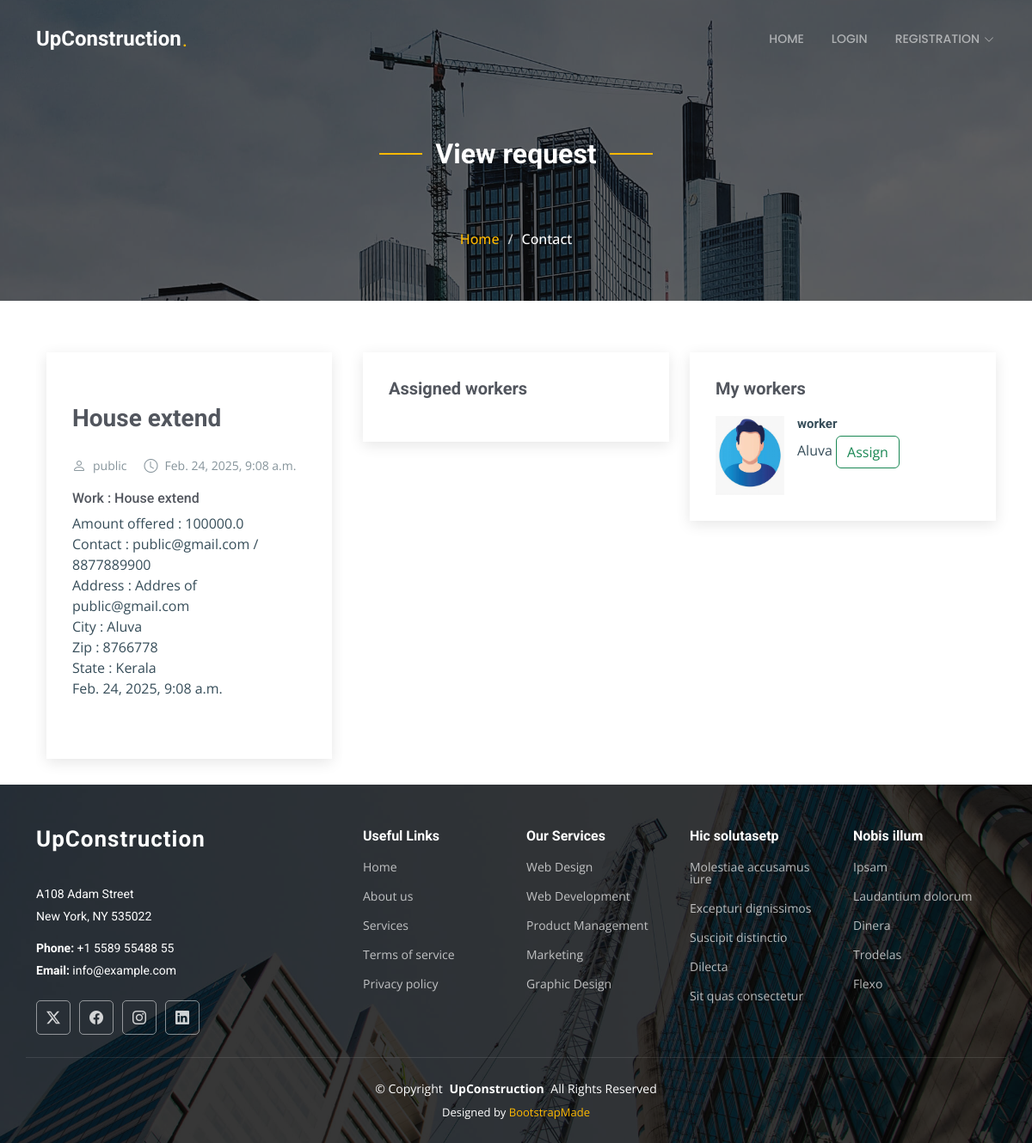
The app's page /Contractor_vw_requests_more?id=3 with its own data.
### buidingFaciliSysApp/models.py (models this page shows, shortened)
class Customer_request(models.Model):
    user = models.ForeignKey(Customer, on_delete=models.CASCADE)
    contractor = models.ForeignKey(Contractor, on_delete=models.CASCADE)
    request = models.TextField()
    request_date = models.DateTimeField(auto_now=True)
    request_status = models.BooleanField(default=False)
    amount = models.FloatField(null=True)
    payment_status = models.BooleanField(default=False)

class Customer(models.Model):
    user = models.OneToOneField(CustomUser, on_delete=models.CASCADE, primary_key=True)
    name = models.CharField(max_length=100)
    email = models.EmailField(max_length=100)
    phone = models.CharField(max_length=15)
    address = models.TextField()
    city = models.CharField(max_length=50)
    state = models.CharField(max_length=50)
    zip = models.CharField(max_length=10)
    update_cou = models.IntegerField(default=0)
    last_update = models.DateTimeField(auto_now=True)
    password = models.CharField(max_length=100)

class Worker(models.Model):
    user = models.OneToOneField(CustomUser, on_delete=models.CASCADE, primary_key=True)
    contractor = models.ForeignKey(Contractor, on_delete=models.CASCADE)
    name = models.CharField(max_length=100)
    email = models.EmailField(max_length=100)
    phone = models.CharField(max_length=15)
    address = models.TextField()
    city = models.CharField(max_length=50)
    state = models.CharField(max_length=50)
    zip = models.CharField(max_length=10)
    proof = models.FileField(upload_to='proofs/', null=True)
    update_cou = models.IntegerField(default=0)
    last_update = models.DateTimeField(auto_now=True)
    password = models.CharField(max_length=100)

### buidingFaciliSysApp/views.py (the view)
# urls.py: path('Contractor_vw_requests_more', views.Contractor_vw_requests_more, name='Contractor_vw_requests_more'),
def Contractor_vw_requests_more(request):
    request_id = request.GET['id']
    print(request_id,"000000000000000000000000000")
    to_request = Customer_request.objects.get(id=request_id)
    workers = Worker.objects.filter(contractor__user=to_request.contractor.user)
    workers_allocated = Worker_allocation.objects.filter(customer_request=to_request)
    return render(request, 'Contractor_vw_requestas_more.html', {'request':to_request, 'workers':workers, 'workers_allocated':workers_allocated})

### templates/Contractor_vw_requestas_more.html (shortened to what this page needs)
{% include 'header.html' %}
    <div class="page-title dark-background" style="background-image: url(../static/../static/assets/img/page-title-bg.jpg);">
        <div class="container position-relative">
            <div class="section-title">
                <h2>View request</h2>
            </div>
          <nav class="breadcrumbs">
            <ol>
              <li><a href="\admin_home">Home</a></li>
              <li class="current">Contact</li>
            </ol>
          </nav>
        </div>
      </div>
        <div class="container">
      <div class="row">
        <div class="col-lg-4">
          <section id="blog-details" class="blog-details section">
            <div class="container">
              <article class="article">
                <h2 class="title">{{request.request}}</h2>
                <div class="meta-top">
                  <ul>
                    <li class="d-flex align-items-center"><i class="bi bi-person"></i> <a href="blog-details.html">{{request.user.name}}</a></li>
                    <li class="d-flex align-items-center"><i class="bi bi-clock"></i> <a href="blog-details.html"><time datetime="2020-01-01">{{request.request_date}}</time></a></li>
                  </ul>
                </div>
                <div class="content">
                    <h6>Work : {{request.request}}</h6>
                    <p>Amount offered : {{request.amount}} <br>
                        Contact : {{request.user.email}} / {{request.user.phone}}<br>
                        Address : {{request.user.address}} <br>
                        City : {{request.user.city}} <br>
                        Zip : {{request.user.zip}} <br>
                        State : {{request.user.state}} <br>
                        {{request.request_date}} <br><br>
                    </p>
                    </div>
              </article>
            </div>
          </section>
        </div>
        <div class="col-lg-4 sidebar">
          <div class="widgets-container">
            <div class="recent-posts-widget widget-item">
              <h3 class="widget-title">Assigned workers</h3>
            </div>
          </div>
        </div>
        <div class="col-lg-4 sidebar">
          <div class="widgets-container">
            <div class="recent-posts-widget widget-item">
              <h3 class="widget-title">My workers</h3>
              {% for worker in workers %}
              <div class="post-item">
                <img src="../static/assets/img/worker.jpeg" alt="" class="flex-shrink-0">
                <div>
                  <h4><a href="blog-details.html">{{worker.name}}</a></h4>
                  <span>{{worker.city}}</span>
                  <a href="contractor_allocate_worker?wid={{worker.user.id}}&rid={{request.id}}" class="btn btn-outline-success">Assign</a>
                </div>
              </div>
                {% endfor %}
            </div>
          </div>
        </div>
      </div>
    </div>
{% include 'foot.html' %}

### static/assets/css/main.css (style rules this page uses)
:root { --default-font: "Open Sans", system-ui, -apple-system, "Segoe UI", Roboto, "Helvetica Neue", Arial, "Noto Sans", "Liberation Sans", sans-serif, "Apple Color Emoji", "Segoe UI Emoji", "Segoe UI Symbol", "Noto Color Emoji"; --heading-font: "Roboto", sans-serif; --nav-font: "Poppins", sans-serif; }
:root { --background-color: #ffffff; --default-color: #364d59; --heading-color: #52565e; --accent-color: #feb900; --surface-color: #ffffff; --contrast-color: #ffffff; }
:root { --nav-color: rgba(255, 255, 255, 0.55); --nav-hover-color: #ffffff; --nav-mobile-background-color: #ffffff; --nav-dropdown-background-color: #ffffff; --nav-dropdown-color: #212529; --nav-dropdown-hover-color: #feb900; }
.dark-background { --background-color: #060606; --default-color: #ffffff; --heading-color: #ffffff; --surface-color: #252525; --contrast-color: #ffffff; }
:root { scroll-behavior: smooth; }
body { color: var(--default-color); background-color: var(--background-color); font-family: var(--default-font); }
a { color: var(--accent-color); text-decoration: none; transition: 0.3s; }
h1, h2, h3, h4, h5, h6 { color: var(--heading-color); font-family: var(--heading-font); }
.page-title { color: var(--default-color); background-color: var(--background-color); background-size: cover; background-position: center; background-repeat: no-repeat; padding: 160px 0 60px 0; text-align: center; position: relative; }
.page-title:before { content: ""; background-color: color-mix(in srgb, var(--background-color), transparent 40%); position: absolute; inset: 0; }
.page-title .breadcrumbs ol { display: flex; flex-wrap: wrap; list-style: none; justify-content: center; padding: 0; margin: 0; font-size: 16px; font-weight: 500; }
.page-title .breadcrumbs ol li+li { padding-left: 10px; }
.page-title .breadcrumbs ol li+li::before { content: "/"; display: inline-block; padding-right: 10px; color: color-mix(in srgb, var(--default-color), transparent 20%); }
section, .section { color: var(--default-color); background-color: var(--background-color); padding: 60px 0; scroll-margin-top: 92px; overflow: clip; }
.section-title { text-align: center; padding-bottom: 60px; position: relative; }
.section-title h2 { font-size: 32px; font-weight: 700; position: relative; }
.section-title h2:before, .section-title h2:after { content: ""; width: 50px; height: 2px; background: var(--accent-color); display: inline-block; }
.section-title h2:before { margin: 0 15px 10px 0; }
.section-title h2:after { margin: 0 0 10px 15px; }
.blog-details { padding-bottom: 30px; }
.blog-details .article { background-color: var(--surface-color); padding: 30px; box-shadow: 0 4px 16px rgba(0, 0, 0, 0.1); }
.blog-details .title { color: var(--heading-color); font-size: 28px; font-weight: 700; padding: 0; margin: 30px 0; }
.blog-details .content { margin-top: 20px; }
.blog-details .meta-top { margin-top: 20px; color: color-mix(in srgb, var(--default-color), transparent 40%); }
.blog-details .meta-top ul { display: flex; flex-wrap: wrap; list-style: none; align-items: center; padding: 0; margin: 0; }
.blog-details .meta-top ul li+li { padding-left: 20px; }
.blog-details .meta-top i { font-size: 16px; margin-right: 8px; line-height: 0; color: color-mix(in srgb, var(--default-color), transparent 40%); }
.blog-details .meta-top a { color: color-mix(in srgb, var(--default-color), transparent 40%); font-size: 14px; display: inline-block; line-height: 1; }
.widgets-container { background-color: var(--surface-color); padding: 30px; margin: 60px 0 30px 0; box-shadow: 0 4px 16px rgba(0, 0, 0, 0.1); }
.widget-title { color: var(--heading-color); font-size: 20px; font-weight: 700; padding: 0; margin: 0 0 20px 0; }
.widget-item { margin-bottom: 40px; }
.widget-item:last-child { margin-bottom: 0; }
.recent-posts-widget .post-item { display: flex; margin-bottom: 15px; }
.recent-posts-widget .post-item:last-child { margin-bottom: 0; }
.recent-posts-widget .post-item img { width: 80px; margin-right: 15px; }
.recent-posts-widget .post-item h4 { font-size: 15px; font-weight: bold; margin-bottom: 5px; }
.recent-posts-widget .post-item h4 a { color: var(--default-color); transition: 0.3s; }

### records on screen
Customer_request: request "House extend", user.name "public", request_date "Feb. 24, 2025, 9:08 a.m.", amount "100000.0", user.email "public@gmail.com", user.phone "8877889900", user.address "Addres of public@gmail.com", user.city "Aluva", user.zip "8766778", user.state "Kerala"
Worker: name "worker", city "Aluva"
